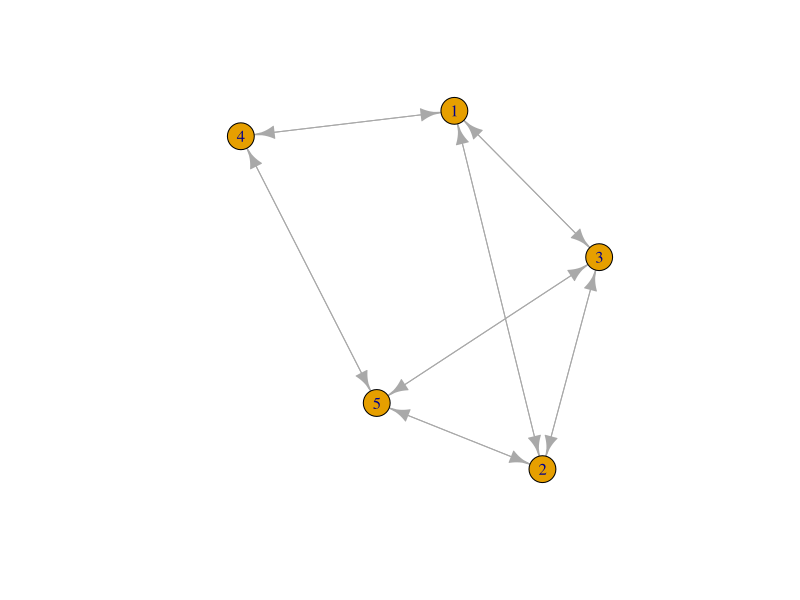
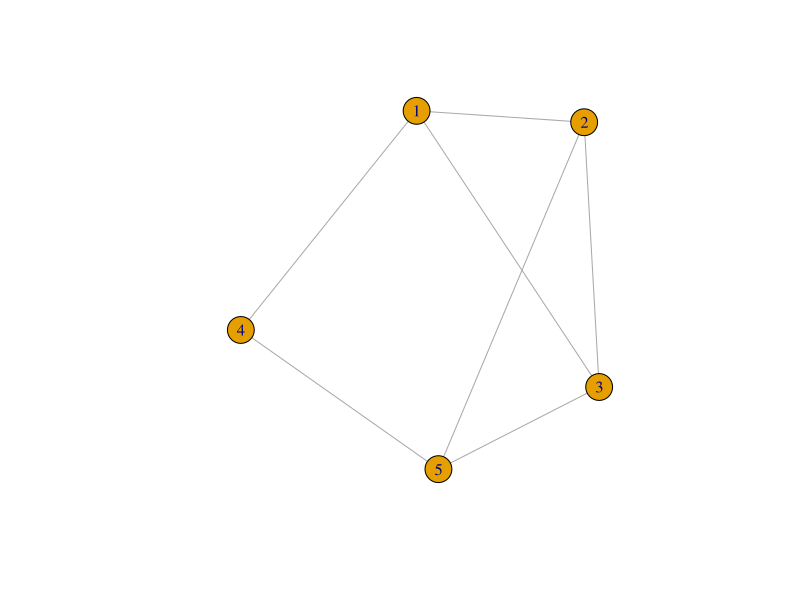
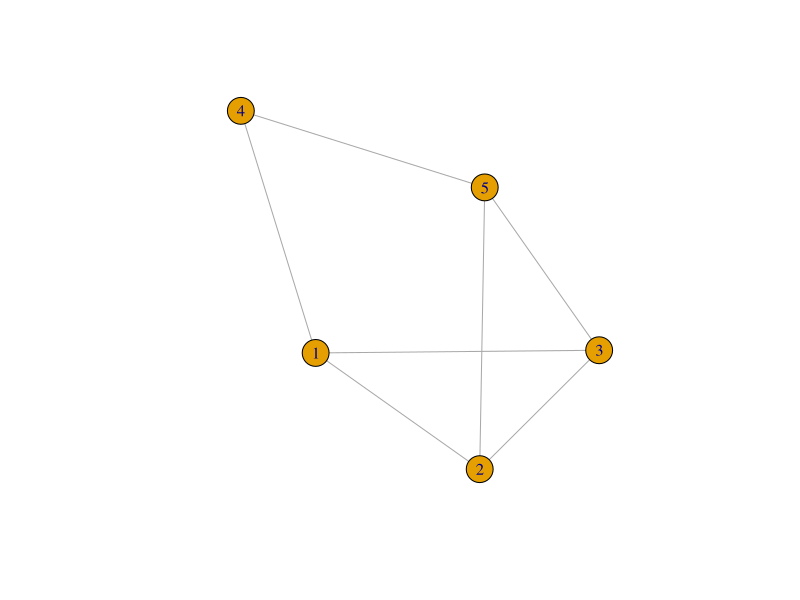
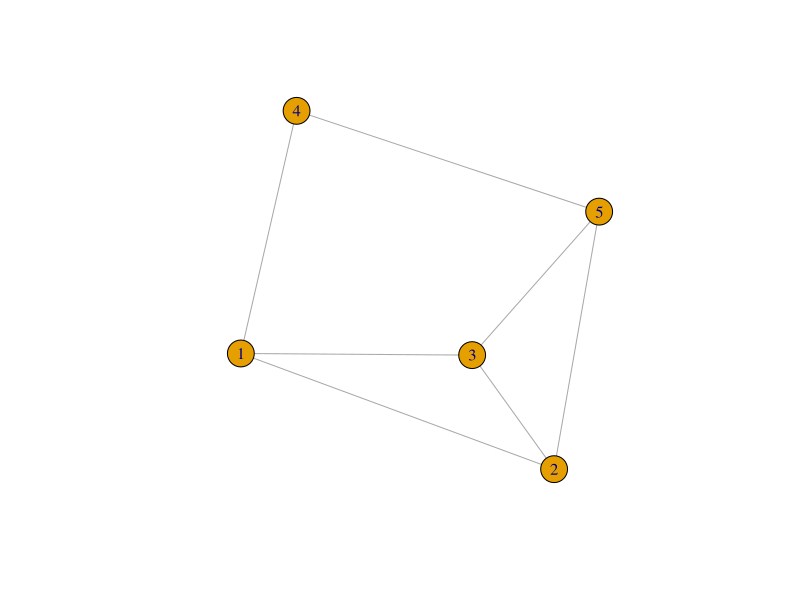

These figures' R source, in order: (Note: this script raises an error after producing the figures.)
require(igraph)

# Usando matriz de adjacência
grafo <- matrix(c(0,1,1,1,0,1,0,1,0,1,1,1,0,0,1,1,0,0,0,1,0,1,1,1,0), ncol=5)
plot(graph_from_adjacency_matrix(grafo, mode ='directed'))

# Usando lista de adjacência
grafo <- list(c(2, 3, 4), c(1, 3, 5), c(1, 2, 5), c(1, 5), c(2, 3, 4))
plot(graph_from_adj_list(grafo, mode = 'all'))

# Usando lista pareada de nós para formar arestas
grafo <- matrix(c(1, 2, 1, 3, 1, 4, 2, 3, 2, 5, 3, 5, 4, 5), ncol = 2, byrow = TRUE)
plot(graph_from_edgelist(grafo, directed = FALSE))

# Usando lista dita literal, onde claramente as arestas são definidas.
grafo <- graph_from_literal(1--2, 1--3, 1--4, 2--3, 2--5, 3--5, 4--5)
plot(grafo)

# Para lista de conversões, procure por comandos começando com “as_” no help do igraph para R
as_adj(grafo)
as_adj_list(grafo)
as_data_frame(grafo)
as_ids(V(grafo))
as_ids(E(grafo))

# Obter um vetor contendo todos os vértices/nós de um grafo
V(grafo)
V(grafo)$name
V(grafo)$color
V(grafo)$atributo

# Obter uma “lista” contendo todas as arestas/ligações dos grafos
E(grafo)
E(grafo)$weight
E(grafo)$color
E(grafo)$atributo

# Atribuição de informações aos grafos
# Incluir um atributo novo
# V(grafo)$atributo_novo <- c(...)
# E(grafo)$atributo_novo <- c(...)

# Métricas de grafos/redes complexas
# Métricas baseadas em nós
vetor_degree <- degree(grafo)
degree_distribution(grafo, cumulative = TRUE)
vetor_strength <- strength(grafo)
# Este último comando usa os pesos das arestas para calcular o grau ponderado
fit_power_law(vetor_degree, xmin = 5)

# Métricas baseadas em caminho
escalar <- diameter(grafo)
vetor <- get_diameter(grafo)
lista <- farthest_vertices(grafo)
escalar <- mean_distance(grafo, directed = FALSE)
matriz <- distances(grafo, weights = NA)
matriz <- distances(grafo, weights = NULL)
distance_table(grafo, directed = FALSE)
vetor <- closeness(grafo, normalized = TRUE)
vetor <- betweenness(grafo, normalized = TRUE)
vetor <- edge_betweenness(grafo, directed = TRUE)

#  Métricas baseadas em agrupamento
valor <- transitivity(grafo, type = 'global')
vetor <- transitivity(grafo, type = 'local')
vetor <- transitivity(grafo, type = 'local', weights = NA)
comunidade <- cluster_walktrap(grafo)
comunidade <- cluster_fastgreedy(grafo)
vetor <- membership(comunidade)
valor <- modularity(comunidade)
matriz <- modularity_matrix(comunidade)
plot(comunidade, grafo)
